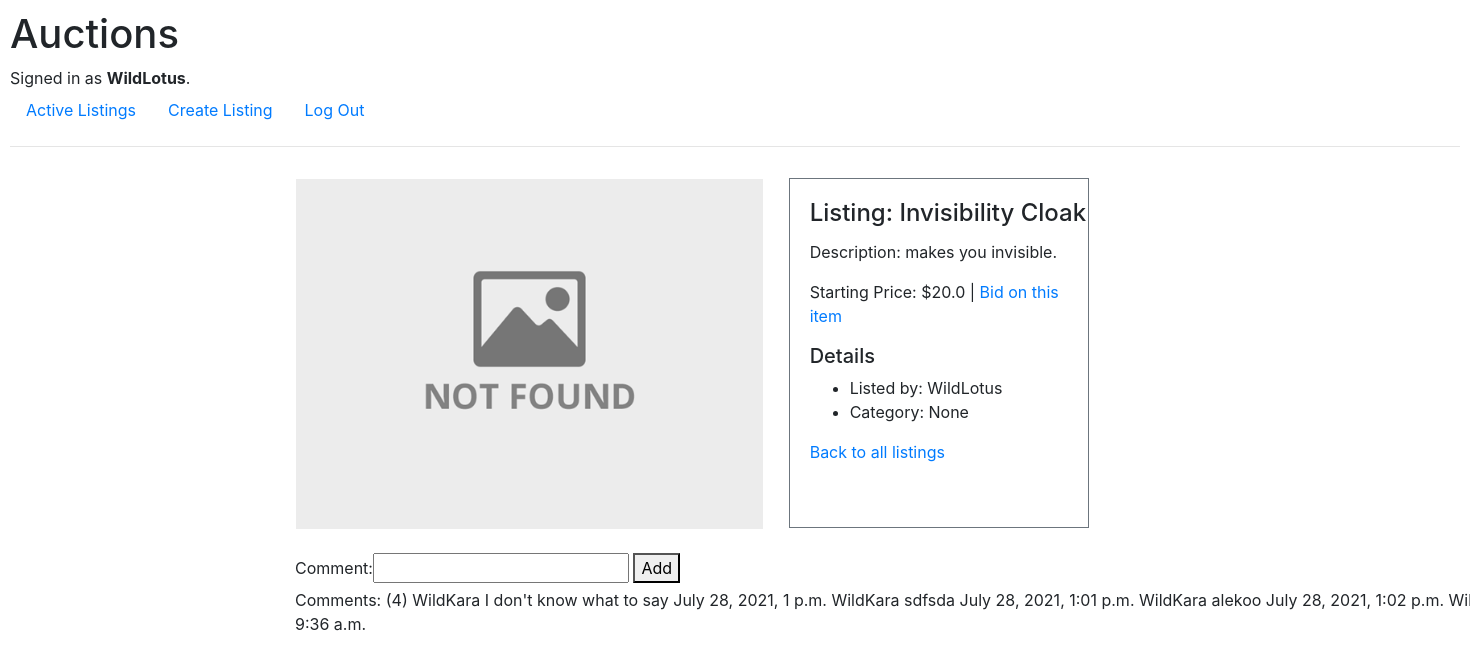
Before: /1 (signed in) with the older database file.
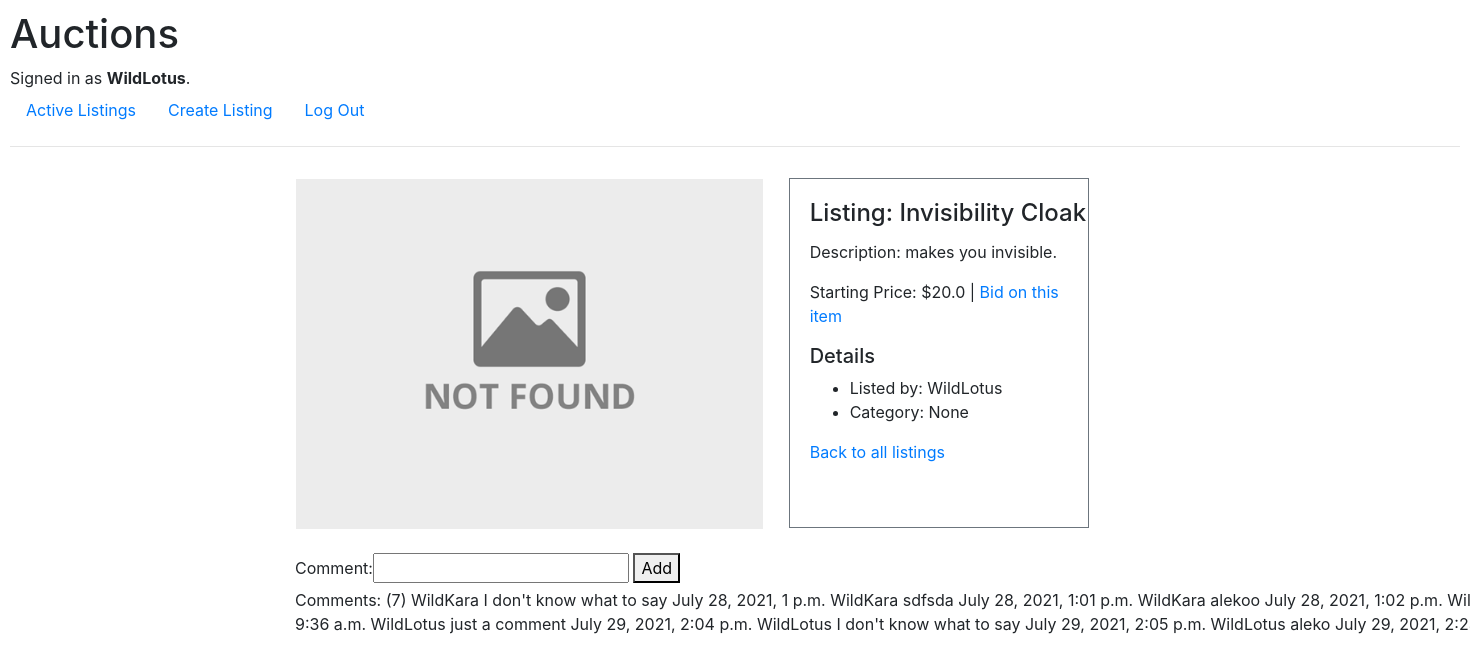
After: the same page with the newer database file.
### auctions/models.py (models this page shows, shortened)
class User(AbstractUser):
    pass

class Listing(models.Model):
    title = models.CharField(max_length=64)
    description = models.TextField(null=True)
    image_url = URLField(max_length=255, blank=True)
    starting_bid = models.FloatField(null=True)
    date = models.DateTimeField(auto_now_add=True, null=True)
    current_bid = models.FloatField(null=True, blank=True)
    category = models.ForeignKey(Category, on_delete=models.CASCADE, null=True, blank=True)
    active = models.BooleanField(default=True)
    buyer = models.ForeignKey(User, on_delete=models.PROTECT, related_name='buyer', null=True, blank=True)
    author = models.ForeignKey(User, on_delete=models.PROTECT, null=True)

class Comment(models.Model):
    listing = models.ForeignKey(Listing, on_delete=models.CASCADE, related_name="comments")
    comment = models.CharField(max_length=155)
    author = models.ForeignKey(User, on_delete=models.CASCADE)
    date = models.DateTimeField(auto_now_add=True, null=True)
    def __str__(self):
        return f"{self.comment}"

### auctions/views.py (the view)
# urls.py: path('<int:listing_id>', views.listing, name="listing"),
def listing(request, listing_id):
    if not request.user.is_authenticated:
        return HttpResponseRedirect(reverse('login'))
    listing = Listing.objects.get(pk=listing_id)
    comments = Comment.objects.filter(listing=listing)
    comment_count = comments.count()
    return render(request, "auctions/listing.html", {
        "listing": listing,
        "comments": listing.comments.all(),
        "comment_count": comment_count,
        "comment_form": NewCommentForm(),
        "bid_form": NewBidForm(),
        "bid": Bid.objects.all()
    })

### auctions/forms.py
class NewCommentForm(ModelForm):
    class Meta:
        model = Comment
        fields = ['comment']

class NewBidForm(ModelForm):
    class Meta:
        model = Bid
        fields = ['offer']

### auctions/templates/auctions/listing.html (shortened to what this page needs)
{% extends "auctions/layout.html"%}
{% block body %}
<div class="wrapper" style="height: 390px;">
    <div class="row" style="height: 500px; padding: 0 20px ; margin-left: 250px;">
        <div class="col-xs-4">
        {% if listing.image_url %}
            <img src="{{ listing.image_url }}" alt="Card image cap" style="width: 370px; height: 352px; margin-top: 14px;">
        {% else %}
            <div class="p-3">
                <img src="static/auctions/not-found.png" alt="No-image" style="height: 350px;">
            </div>
        {% endif %}
        </div>
        <div class="col-xs-4 border border-secondary" style="padding-left: 20px; width: 300px; height: 350px; margin-top: 15px ;padding-top: 20px; margin-left: 10px; display: inline-block;">
            <h4 class="card-title">Listing: {{ listing.title }}</h4>
            <p class="card-text">Description: {{ listing.description }}</p>
            <p class="card-text">Starting Price: ${{ listing.starting_bid }} | <a href="{% url 'bid' listing.id %}">Bid on this item</a></p>
            <h5>Details</h5>
            <ul>
                <li>Listed by: {{ listing.author }}</li>
                <li>Category: {{ listing.category }}</li>
            </ul>
            <a href="{% url 'index' %}">Back to all listings</a>
        </div>
    </div>
</div>
<div class="col" style="margin-left: 270px">
    {% if user.is_authenticated %}
        <form action="{% url 'comment' listing.id %}" method="POST">
            {{ comment_form }}
            <button type="submit">Add</button>
        </form>
    {% endif %}
    Comments: ({{ comment_count }})
    {% for comment in comments %}
        {{ comment.author }} {{ comment }} {{ comment.date }}
    {% endfor %}
</div>
{% endblock %}

### auctions/templates/auctions/layout.html (shortened to what this page needs)
{% load static %}
<!DOCTYPE html>
<html lang="en">
    <head>
        <link rel="stylesheet" href="https://stackpath.bootstrapcdn.com/bootstrap/4.4.1/css/bootstrap.min.css">
        <link href="{% static 'auctions/styles.css' %}" rel="stylesheet">
        <link rel="stylesheet" href="{% static 'auctions/listing.html' %}">
    </head>
    <body>
        <h1>Auctions</h1>
        <div>
            {% if user.is_authenticated %}
                Signed in as <strong>{{ user.username }}</strong>.
            {% else %}
                Not signed in.
            {% endif %}
        </div>
        <ul class="nav">
            <li class="nav-item">
                <a class="nav-link" href="{% url 'index' %}">Active Listings</a>
            </li>
            <li class="nav-item">
                <a class="nav-link" href="{% url 'new' %}">Create Listing</a>
            </li>
            {% if user.is_authenticated %}
                <li class="nav-item">
                    <a class="nav-link" href="{% url 'logout' %}">Log Out</a>
                </li>
            {% endif %}
        </ul>
        <hr>
        {% block body %}
        {% endblock %}
    </body>
</html>

### auctions/static/auctions/styles.css (style rules this page uses)
body { padding: 10px; }

Changed rows visible on the page:
added Comment: author "WildLotus", comment "just a comment", date "July 29, 2021, 2:04 p.m."
added Comment: author "WildLotus", comment "I don't know what to say", date "July 29, 2021, 2:05 p.m."
added Comment: author "WildLotus", comment "aleko", date "July 29, 2021,…"
Other visible differences:
{{ comment_count }}: "4" → "7"
